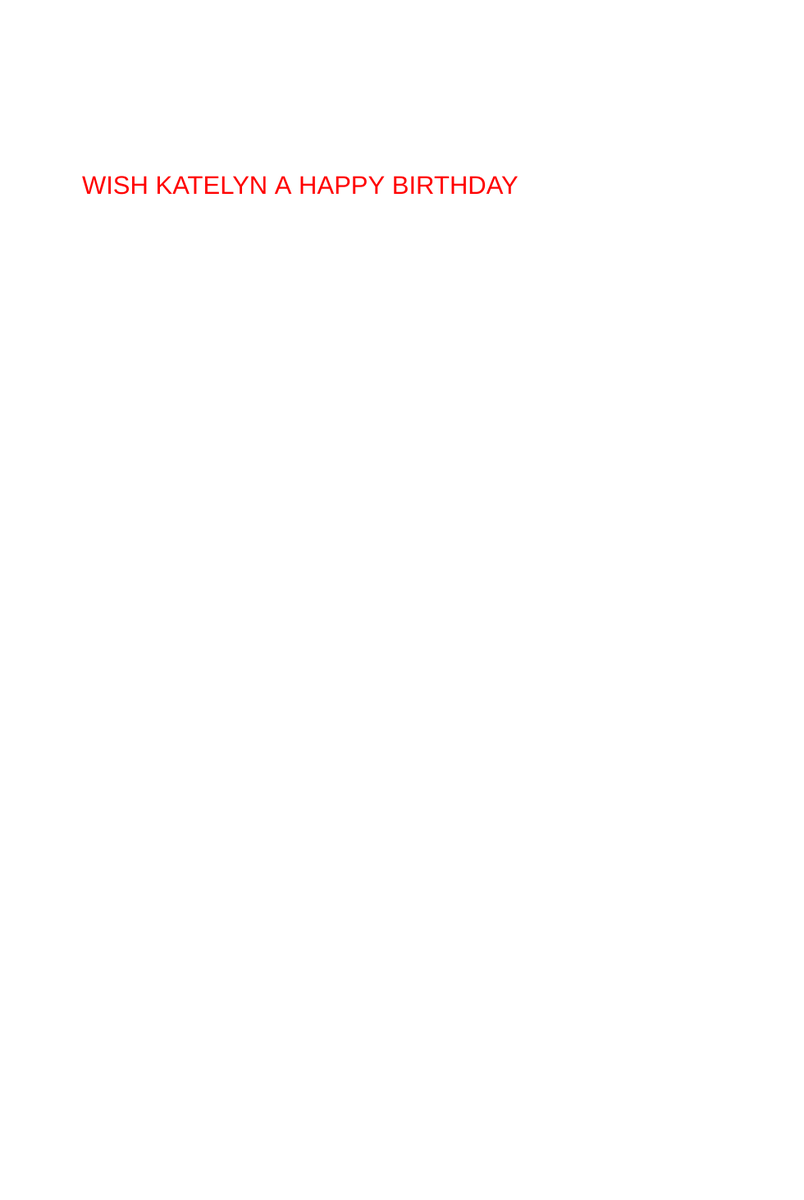
Frame 1 (no input)
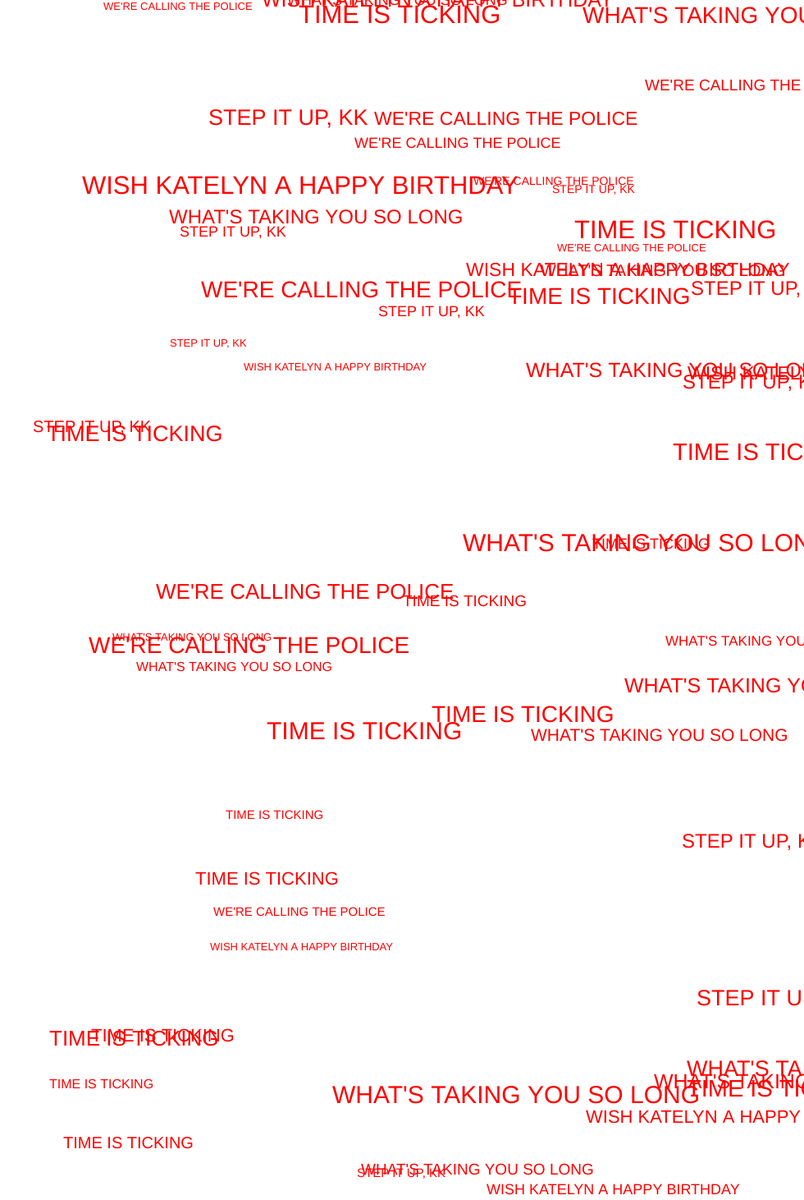
Frame 60 (no input)
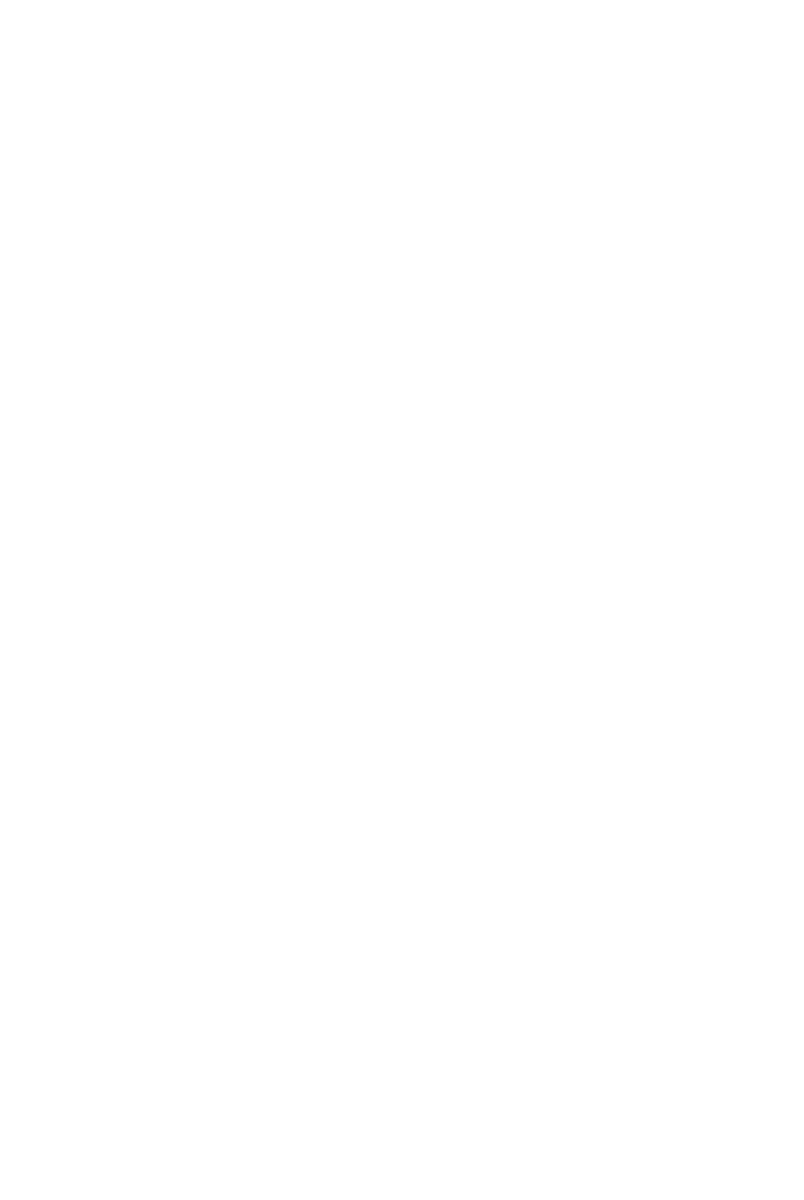
Frame 120 (the mouse pressed at the canvas centre since frame 60)

The p5.js sketch that drew these frames (run headless with seeded random() and noise() and a simulated clock; from frame 60 on, the mouse is pressed at the canvas centre):

// p5.js sketch
// ── sketch.js
var messages = ["WISH KATELYN A HAPPY BIRTHDAY", "WE'RE CALLING THE POLICE", "TIME IS TICKING", "WHAT'S TAKING YOU SO LONG", "STEP IT UP, KK"]
var message = messages[Math.floor(Math.random()*messages.length)];
function setup() {
  createCanvas(980,1461);
  
}

function draw() {
  drawText()
  if (mouseIsPressed) {
      clear()
  }
}

function getRandomMessage() {
  
}

function drawText() {
  fill("red")
  textSize(getRandomInt(12, 32))
  text(messages[Math.floor(Math.random()*messages.length)], getRandomInt(0, 850), getRandomInt(0, 1461));
}

function getRandomInt(min, max) {
  min = Math.ceil(min);
  max = Math.floor(max);
  return Math.floor(Math.random() * (max - min)) + min; //The maximum is exclusive and the minimum is inclusive
}
